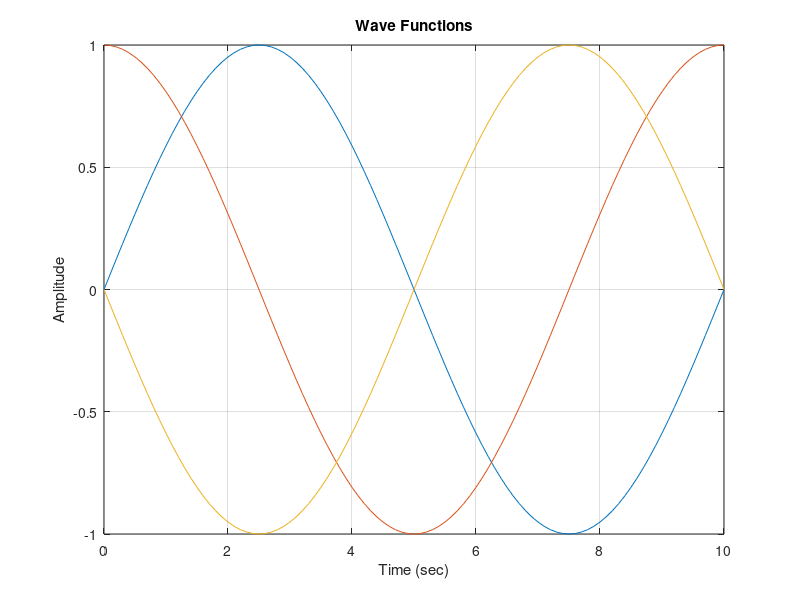

Write MATLAB code to recreate this figure.
% generates example plots for testing

function genExamplePlot(ind)

clf;

if ~nargin, ind = 1; end

funcs = {@gen_wave, @gen_3d, @gen_multi_wave};

if ismember(ind, 1:length(funcs))
    
    funcs{ind}();
    
else
    
    funcs{1}();
    
end

end

function gen_multi_wave()
   
    for i=1:4
        
        subplot(2, 2, i); gen_wave();
        
    end

end

function gen_wave()

t = (0:0.1:10)';
y1 = sin(2*pi*(t*1/10));
y2 = sin(2*pi*(t*1/10 + 0.25));
y3 = sin(2*pi*(t*1/10 + 0.5));
plot(t, [y1 y2 y3]);
xlabel('Time (sec)');
ylabel('Amplitude');
title('Wave Functions')
grid on

end

function gen_3d()

t = linspace(-25, 25, 5e3);
e = exp(-t.^2/1e3);
s = sin(2*pi*t*1/200);
f = 1;
x = t;
y = sin(2*pi*t*f) .* e .* s;
z = cos(2*pi*t*f) .* e .* s;
plot3(x, y, z);
xlabel('Time (sec)')
ylabel('Horizontal (unit)')
zlabel('Vertical (unit)')
grid on
axis square

end